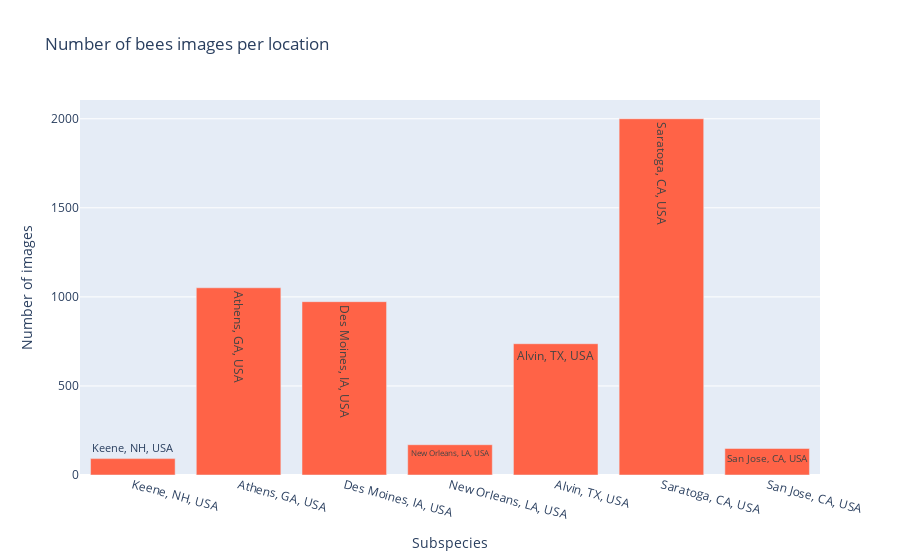

Write notebook code for a chart like this one.
### Code cell
trace = go.Bar(
        x = df['location'],
        y = df['Images'],
        marker=dict(color="Tomato"),
        text=df['location']
    )
data = [trace]
    
layout = dict(title = 'Number of bees images per location',
          xaxis = dict(title = 'Subspecies', showticklabels=True, tickangle=15), 
          yaxis = dict(title = 'Number of images'),
          hovermode = 'closest'
         )
fig = dict(data = data, layout = layout)
iplot(fig, filename='images-location')

### Figure 1 — Plotly figure (JSON) as saved in the notebook; plotly's stock layout.template omitted (floating-point values rounded to 4 significant figures)
{"data": [{"marker": {"color": "Tomato"}, "text": ["Keene, NH, USA", "Athens, GA, USA", "Des Moines, IA, USA", "New Orleans, LA, USA", "Alvin, TX, USA", "Saratoga, CA, USA", "San Jose, CA, USA"], "type": "bar", "x": ["Keene, NH, USA", "Athens, GA, USA", "Des Moines, IA, USA", "New Orleans, LA, USA", "Alvin, TX, USA", "Saratoga, CA, USA", "San Jose, CA, USA"], "y": [92, 1051, 973, 170, 737, 2000, 149]}], "layout": {"hovermode": "closest", "title": {"text": "Number of bees images per location"}, "xaxis": {"showticklabels": true, "tickangle": 15, "title": {"text": "Subspecies"}}, "yaxis": {"title": {"text": "Number of images"}}}}
